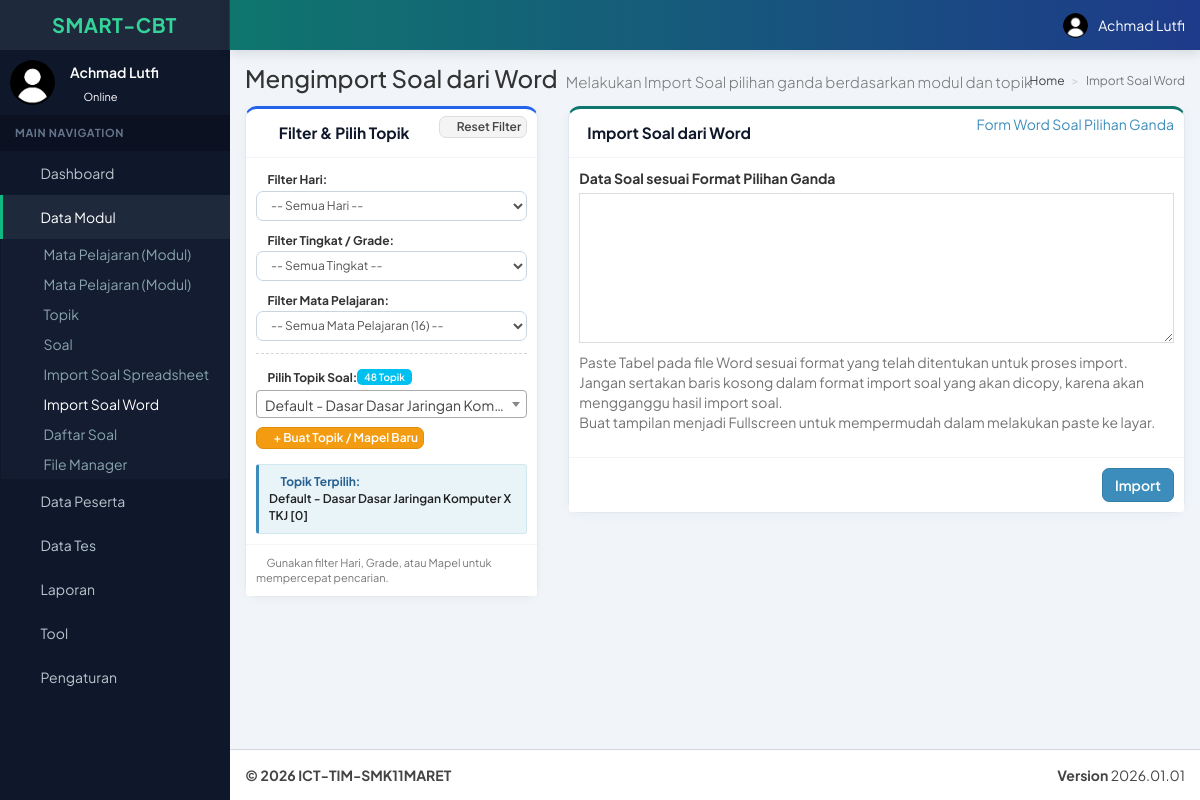
The page /index.php/manager/modul_import_word (signed in) on the database as committed earlier.
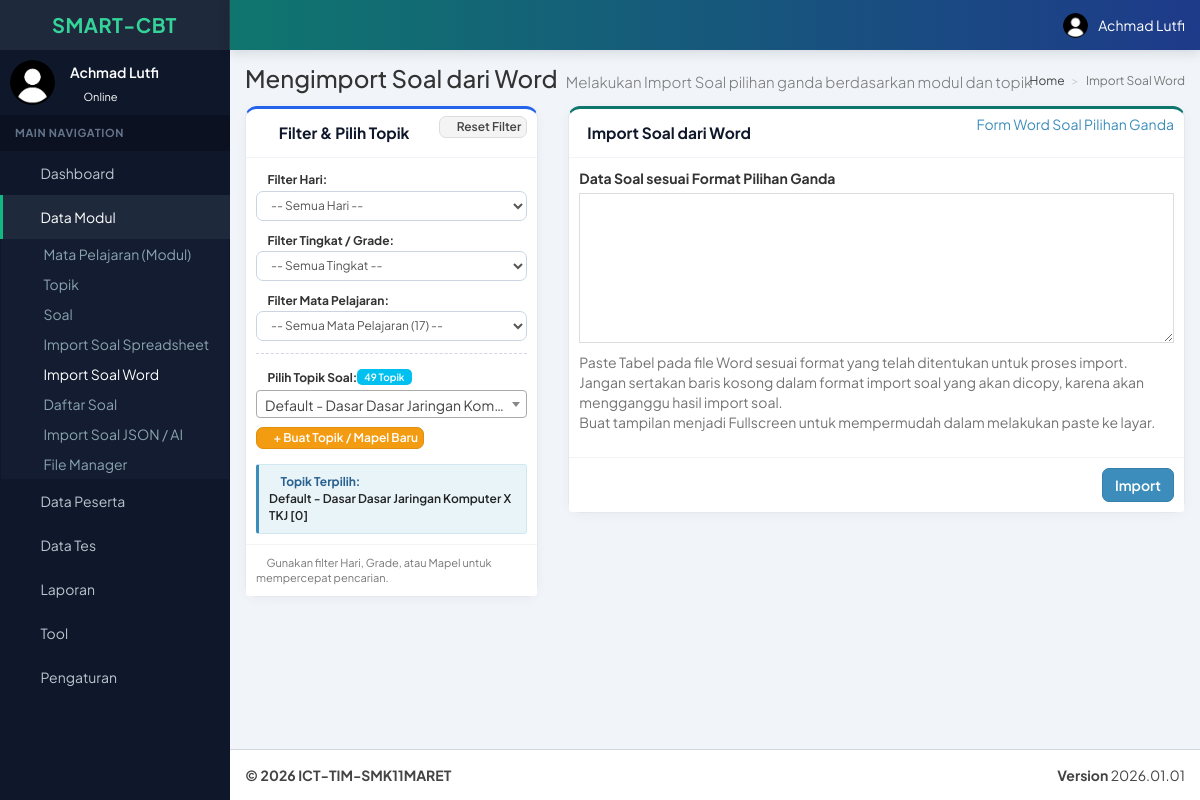
The same page on the database as committed later.
### tables this page shows
CREATE TABLE `user_menu` (
  `id` int(11) NOT NULL AUTO_INCREMENT,
  `tipe` int(11) NOT NULL DEFAULT 1 COMMENT '0=parent, 1=child',
  `parent` varchar(50) DEFAULT NULL,
  `kode_menu` varchar(50) NOT NULL,
  `nama_menu` varchar(100) NOT NULL,
  `url` varchar(150) NOT NULL DEFAULT '#',
  `icon` varchar(75) NOT NULL DEFAULT 'fa fa-circle-o',
  `urutan` int(11) NOT NULL,
  PRIMARY KEY (`id`),
  UNIQUE KEY `kode_menu` (`kode_menu`)
);

### application/controllers/manager/Modul_import_word.php (the view, shortened to what the changed rows need)
<?php if ( ! defined('BASEPATH')) exit('No direct script access allowed');
class Modul_import_word extends Member_Controller {
	private $kode_menu = 'modul-import-word';
	private $kelompok = 'modul';
	private $url = 'manager/modul_import_word';
    public function index(){
        $data['kode_menu'] = $this->kode_menu;
        $data['url'] = $this->url;
        $selected_topik_id = $this->input->get('topik_id');
        $data['selected_topik_id'] = $selected_topik_id;
        $query_user = $this->users_model->get_user_by_username($this->access->get_username());
        $select = '';
        $counter = 0;
        if($query_user->num_rows()>0){
            $query_user = $query_user->row();
            $level = $this->session->userdata('cbt_level');
            if($level == 'guru' && !empty($query_user->opsi1)){
                $user_topik = explode(',', $query_user->opsi1);
                foreach ($user_topik as $topik_id) {
                    $query_topik = $this->cbt_topik_model->get_by_kolom_join_modul('topik_id', $topik_id);
                    if($query_topik->num_rows()>0){
                        $topik = $query_topik->row();
                        $counter++;
                        $jml_soal = $this->cbt_soal_model->count_by_kolom('soal_topik_id', $topik->topik_id)->row()->hasil;
                        $sel = (!empty($selected_topik_id) && $selected_topik_id == $topik->topik_id) ? 'selected' : '';
                        $select = $select.'<option value="'.$topik->topik_id.'" '.$sel.'>'.$topik->modul_nama.' - '.$topik->topik_nama.' ['.$jml_soal.']</option>';
                    }
                }
            }else{
                if(!empty($query_user->opsi1)){
                    $user_topik = explode(',', $query_user->opsi1);
                    foreach ($user_topik as $topik_id) {
                        $query_topik = $this->cbt_topik_model->get_by_kolom_join_modul('topik_id', $topik_id);
                        if($query_topik->num_rows()>0){
                            $topik = $query_topik->row();
                            $counter++;
                            $jml_soal = $this->cbt_soal_model->count_by_kolom('soal_topik_id', $topik->topik_id)->row()->hasil;
                            $select = $select.'<option value="'.$topik->topik_id.'">'.$topik->modul_nama.' - '.$topik->topik_nama.' ['.$jml_soal.']</option>';
                        }
                    }
                }else{
                    $query_modul = $this->cbt_modul_model->get_modul();
                    if($query_modul->num_rows()>0){
                        $select = '';
                        $query_modul = $query_modul->result();
                        foreach ($query_modul as $temp) {
                            $query_topik = $this->cbt_topik_model->get_by_kolom_join_modul('topik_modul_id', $temp->modul_id);
                            if($query_topik->num_rows()){
                                $select = $select.'<optgroup label="Modul '.$temp->modul_nama.'">';
                                $query_topik = $query_topik->result();
                                foreach ($query_topik as $topik) {
                                    $jml_soal = $this->cbt_soal_model->count_by_kolom('soal_topik_id', $topik->topik_id)->row()->hasil;
                                    $hari = '';
                                    if(preg_match('/\[(SENIN|SELASA|RABU|KAMIS|JUMAT)/i', $topik->topik_nama, $m_hari)){
                                        $hari = strtoupper($m_hari[1]);
                                    }
                                    $grade = '';
                                    if(preg_match('/\b(XII)\b/i', $topik->topik_nama)){
                                        $grade = 'XII';
                                    }else if(preg_match('/\b(XI)\b/i', $topik->topik_nama)){
                                        $grade = 'XI';
                                    }else if(preg_match('/\b(X)\b/i', $topik->topik_nama)){
                                        $grade = 'X';
                                    }
                                    $sel = (!empty($selected_topik_id) && $selected_topik_id == $topik->topik_id) ? 'selected' : '';
                                    $select = $select.'<option value="'.$topik->topik_id.'" '.$sel.' data-modul="'.htmlspecialchars($temp->modul_nama).'" data-hari="'.$hari.'" data-grade="'.$grade.'">'.$temp->modul_nama.' - '.$topik->topik_nama.' ['.$jml_soal.']</option>';
                                }
                                $select = $select.'</optgroup>';
                            }
                        }
                    }
                }
            }
        }
        $data['select_topik'] = $select;
        $this->template->display_admin($this->kelompok.'/modul_import_word_view', 'Mengimport Soal dari Word', $data);
    }
}

### application/libraries/Template.php (called while the page is built, shortened)
<?php  if ( ! defined('BASEPATH')) exit('No direct script access allowed');
	class Template{
		protected $_ci;
		function __construct(){
			$this->_ci=&get_instance();
            $this->_ci->load->library('access');
            $this->_ci->load->model('users_model');
			$this->_ci->load->model('cbt_konfigurasi_model');
		}
		function display_admin($template, $title, $data=null){
			$query = $this->_ci->cbt_konfigurasi_model->get_by_kolom_limit('konfigurasi_kode', 'cbt_nama', 1);
			if($query->num_rows()>0 && !empty($query->row()->konfigurasi_isi) && stripos($query->row()->konfigurasi_isi, 'zya') === false && $query->row()->konfigurasi_isi !== 'Computer Based-Test'){
				$data['site_name']=$query->row()->konfigurasi_isi;
			}else{
				$data['site_name']='SMART-CBT';
			}
			$data['site_version']=$this->_ci->config->item('site_version');
            $data['nama']=$this->_ci->access->get_nama();
			$data['sidemenu']=$this->_ci->users_model->get_menu($data['kode_menu'], $this->_ci->access->get_level());;
            $data['content']=$this->_ci->load->view($template,$data,true);
			$data['title']=$title;
			$this->_ci->load->view('template/template_admin.php',$data);
		}
	}
?>

### index.php (called while the page is built, shortened)
<?php
require_once BASEPATH.'core/CodeIgniter.php';

### application/controllers/manager/Modul_import_word.php (the view, shortened to what the changed rows need)
<?php if ( ! defined('BASEPATH')) exit('No direct script access allowed');
class Modul_import_word extends Member_Controller {
	private $kode_menu = 'modul-import-word';
	private $kelompok = 'modul';
	private $url = 'manager/modul_import_word';
    public function index(){
        $data['kode_menu'] = $this->kode_menu;
        $data['url'] = $this->url;
        $selected_topik_id = $this->input->get('topik_id');
        $data['selected_topik_id'] = $selected_topik_id;
        $query_user = $this->users_model->get_user_by_username($this->access->get_username());
        $select = '';
        $counter = 0;
        if($query_user->num_rows()>0){
            $query_user = $query_user->row();
            $level = $this->session->userdata('cbt_level');
            if($level == 'guru' && !empty($query_user->opsi1)){
                $user_topik = explode(',', $query_user->opsi1);
                foreach ($user_topik as $topik_id) {
                    $query_topik = $this->cbt_topik_model->get_by_kolom_join_modul('topik_id', $topik_id);
                    if($query_topik->num_rows()>0){
                        $topik = $query_topik->row();
                        $counter++;
                        $jml_soal = $this->cbt_soal_model->count_by_kolom('soal_topik_id', $topik->topik_id)->row()->hasil;
                        $sel = (!empty($selected_topik_id) && $selected_topik_id == $topik->topik_id) ? 'selected' : '';
                        $select = $select.'<option value="'.$topik->topik_id.'" '.$sel.'>'.$topik->modul_nama.' - '.$topik->topik_nama.' ['.$jml_soal.']</option>';
                    }
                }
            }else{
                if(!empty($query_user->opsi1)){
                    $user_topik = explode(',', $query_user->opsi1);
                    foreach ($user_topik as $topik_id) {
                        $query_topik = $this->cbt_topik_model->get_by_kolom_join_modul('topik_id', $topik_id);
                        if($query_topik->num_rows()>0){
                            $topik = $query_topik->row();
                            $counter++;
                            $jml_soal = $this->cbt_soal_model->count_by_kolom('soal_topik_id', $topik->topik_id)->row()->hasil;
                            $select = $select.'<option value="'.$topik->topik_id.'">'.$topik->modul_nama.' - '.$topik->topik_nama.' ['.$jml_soal.']</option>';
                        }
                    }
                }else{
                    $query_modul = $this->cbt_modul_model->get_modul();
                    if($query_modul->num_rows()>0){
                        $select = '';
                        $query_modul = $query_modul->result();
                        foreach ($query_modul as $temp) {
                            $query_topik = $this->cbt_topik_model->get_by_kolom_join_modul('topik_modul_id', $temp->modul_id);
                            if($query_topik->num_rows()){
                                $select = $select.'<optgroup label="Modul '.$temp->modul_nama.'">';
                                $query_topik = $query_topik->result();
                                foreach ($query_topik as $topik) {
                                    $jml_soal = $this->cbt_soal_model->count_by_kolom('soal_topik_id', $topik->topik_id)->row()->hasil;
                                    $hari = '';
                                    if(preg_match('/\[(SENIN|SELASA|RABU|KAMIS|JUMAT)/i', $topik->topik_nama, $m_hari)){
                                        $hari = strtoupper($m_hari[1]);
                                    }
                                    $grade = '';
                                    if(preg_match('/\b(XII)\b/i', $topik->topik_nama)){
                                        $grade = 'XII';
                                    }else if(preg_match('/\b(XI)\b/i', $topik->topik_nama)){
                                        $grade = 'XI';
                                    }else if(preg_match('/\b(X)\b/i', $topik->topik_nama)){
                                        $grade = 'X';
                                    }
                                    $sel = (!empty($selected_topik_id) && $selected_topik_id == $topik->topik_id) ? 'selected' : '';
                                    $select = $select.'<option value="'.$topik->topik_id.'" '.$sel.' data-modul="'.htmlspecialchars($temp->modul_nama).'" data-hari="'.$hari.'" data-grade="'.$grade.'">'.$temp->modul_nama.' - '.$topik->topik_nama.' ['.$jml_soal.']</option>';
                                }
                                $select = $select.'</optgroup>';
                            }
                        }
                    }
                }
            }
        }
        $data['select_topik'] = $select;
        $this->template->display_admin($this->kelompok.'/modul_import_word_view', 'Mengimport Soal dari Word', $data);
    }
}

### application/models/Users_model.php (shortened to what the changed rows need)
<?php  if ( ! defined('BASEPATH')) exit('No direct script access allowed');
class Users_model extends CI_Model{
    function get_user_by_username($username){
        $this->db->where('username', $username)
                 ->from('user')
                 ->limit(1);
        return $this->db->get();
    }
    function get_parent_menu($child_menu){
        $sql = 'SELECT `user_menu`.`parent` FROM user_menu WHERE `user_menu`.`kode_menu`="'.$child_menu.'"';
        $query = $this->db->query($sql);
        if($query->num_rows()>0){
            $hasil = $query->row()->parent;
        }else{
            $hasil = 'KOSONG';
        }
        return $hasil;
    }
    function get_menu($kode_menu, $level){
        $this->db->select('user_menu.parent')
                 ->where('(user_akses.level="'.$level.'")')
				 ->join('user_menu', 'user_akses.kode_menu = user_menu.kode_menu')
                 ->from('user_akses')
				 ->group_by('user_menu.parent');
		$result = $this->db->get()->result();
		$data_menu = array();
		foreach($result as $temp){
			$data_menu[] = $temp->parent;
		}
		$this->db->where_in('kode_menu', $data_menu)
                 ->from('user_menu')
				 ->order_by('urutan', 'ASC');
		$result = $this->db->get();
        $parent_kode_menu = $this->get_parent_menu($kode_menu);
        $menu = '';
        if($result->num_rows()>0){
            foreach ($result->result() as $temp){
                $parent_active='';
                if($temp->kode_menu==$parent_kode_menu){
					$parent_active=' active ';
    			}
                $sql_child = 'SELECT user_menu.* FROM `user_akses` INNER JOIN `user_level` ON (`user_akses`.`level` = `user_level`.`level`)
                    INNER JOIN `user_menu` ON (`user_akses`.`kode_menu` = `user_menu`.`kode_menu`) WHERE user_akses.`level`="'.$level.'"
                    AND user_menu.`tipe`=1 AND user_menu.parent="'.$temp->kode_menu.'" ORDER BY user_menu.`urutan` ASC';
                $result_child = $this->db->query($sql_child);
                $menu_child = '';
                $menu_child_count = 0;
                if($result_child->num_rows()>0){
                    $menu_child = $menu_child.'<ul class="treeview-menu">';
                    foreach ($result_child->result() as $child){
                        $child_active='';
                        if($kode_menu==$child->kode_menu){
                            $child_active='active';
                        }
                        $menu_child = $menu_child.'
                            <li class="'.$child_active.'"><a href="'.site_url().'/'.$child->url.'"><i class="fa fa-circle-o"></i> '.$child->nama_menu.'</a></li>
                        ';
                        $menu_child_count++;
                    }
                    $menu_child = $menu_child.'</ul>';
                }
                $menu = $menu.'
                    <li class="treeview '.$parent_active.'">
                        <a href="'.site_url().'/'.$temp->url.'">
        					<i class="'.$temp->icon.'"></i>
        					<span>'.$temp->nama_menu.'</span>';
                if($menu_child_count>0){
                    $menu = $menu.'<i class="fa fa-angle-left pull-right"></i>';
                }
                $menu = $menu.'</a>';
                $menu = $menu.'
                    '.$menu_child;
                $menu = $menu.'</li>';
            }
        }
        return $menu;
    }
}

### application/views/modul/modul_import_word_view.php (shortened to what the changed rows need)
<section class="content-header">
	<h1>
		Mengimport Soal dari Word
		<small>Melakukan Import Soal pilihan ganda berdasarkan modul dan topik</small>
	</h1>
</section>
<section class="content">
    <div class="row" id="box-awal">
		<?php echo form_open($url.'/import','id="form-importsoal"'); ?>
        <div class="col-md-4">
            <div class="box box-primary">
                <div class="box-body">
                    <div class="form-group" style="margin-bottom: 12px;">
                        <label style="font-size: 12px; margin-bottom: 2px;"><i class="fa fa-book text-yellow"></i> Filter Mata Pelajaran:</label>
                        <select id="filter-mapel" class="form-control input-sm">
                            <option value="">-- Semua Mata Pelajaran --</option>
                        </select>
                    </div>
					<div class="form-group">
                        <label style="font-size: 12px; margin-bottom: 4px;">
                            <i class="fa fa-check-circle text-green"></i> Pilih Topik Soal:
                            <span id="badge-count" class="badge bg-aqua pull-right" style="font-size: 10px;"></span>
                        </label>
					</div>
                </div>
            </div>
        </div>
		</form>
    </div>
</section>

Rows that differ between the two databases and show on the page:
computed for user_menu: nama_menu "Mata Pelajaran (Modul) Mata Pelajaran (Modul)" → "Mata Pelajaran (Modul)"
added user_menu: nama_menu "Import Soal JSON / AI"
Other text that changed with them:
form field value: "-- Semua Mata Pelajaran (16) --" → "-- Semua Mata Pelajaran (17) --"
text written by a page script: "48 Topik" → "49 Topik"
